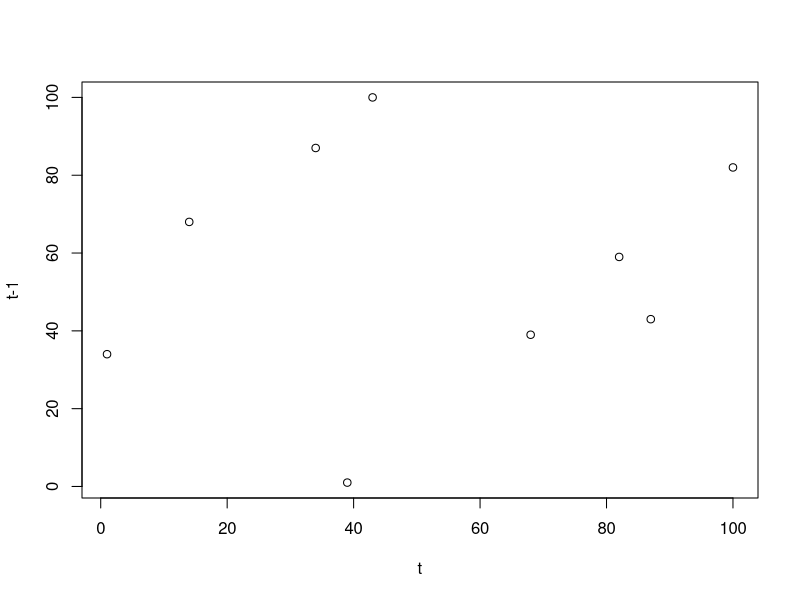
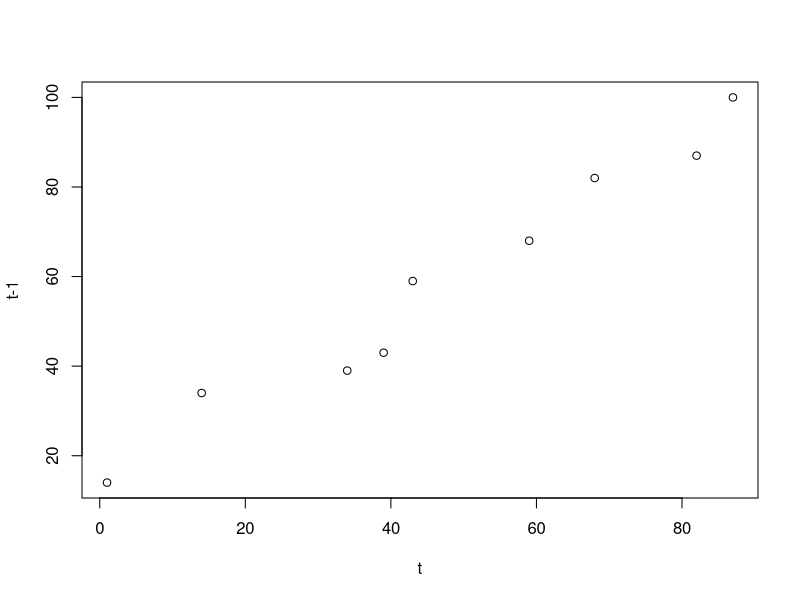
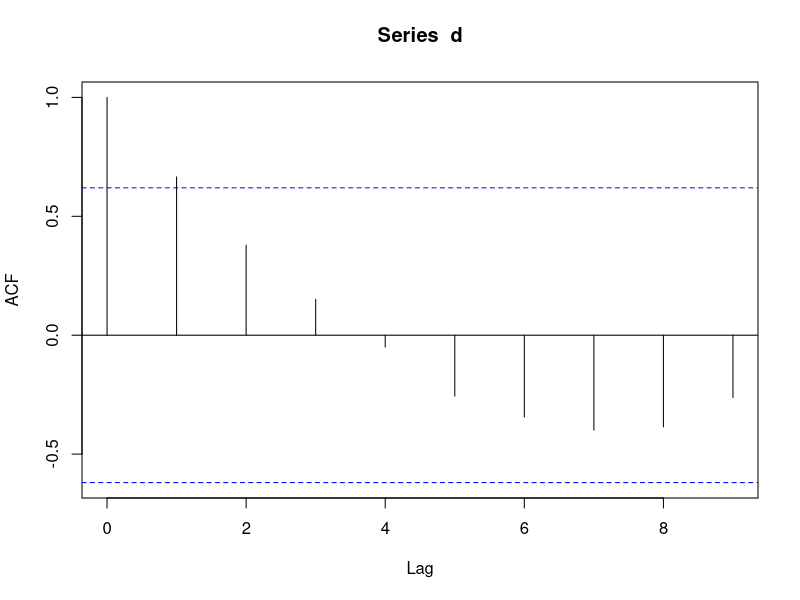
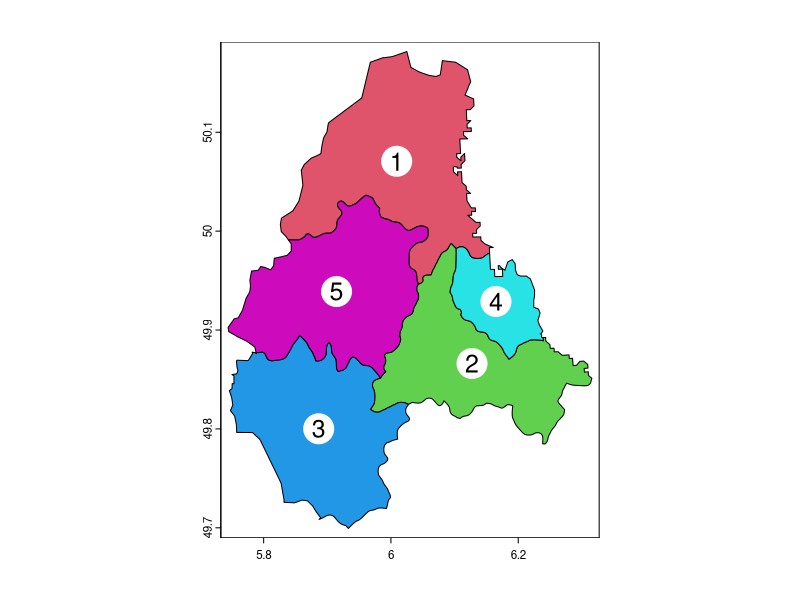
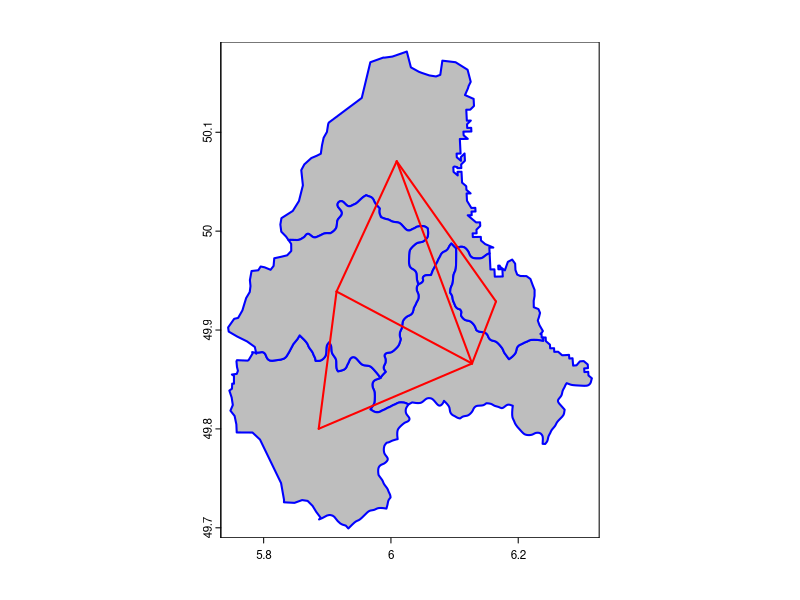
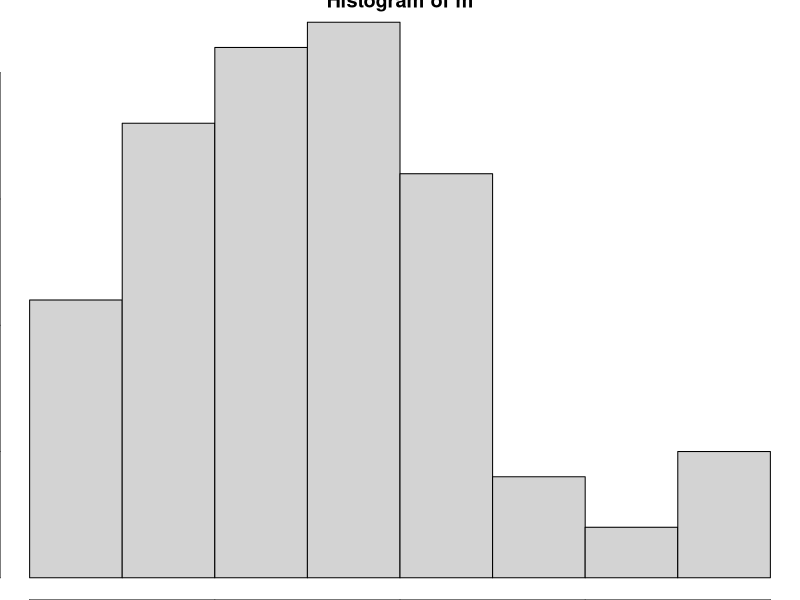
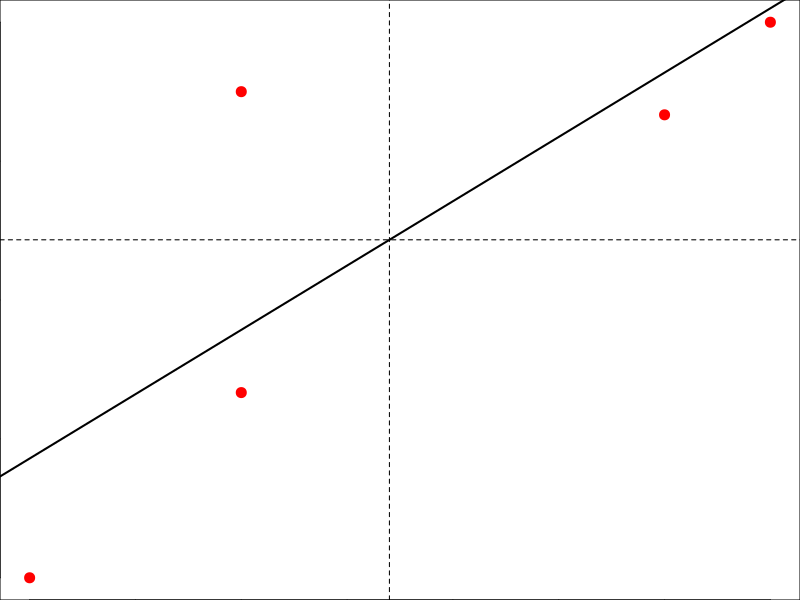

These charts were generated, in order, by the following R code:
## ---- chunk 1
set.seed(0)
d <- sample(100, 10)
d
## ---- chunk 2
a <- d[-length(d)]
b <- d[-1]
plot(a, b, xlab='t', ylab='t-1')
cor(a, b)
## ---- chunk 3
d <- sort(d)
d
a <- d[-length(d)]
b <- d[-1]
plot(a, b, xlab='t', ylab='t-1')
cor(a, b)
## ---- chunk 4
acf(d)
## ---- chunk 5
library(terra)
p <- vect(system.file("ex/lux.shp", package="terra"))
p <- p[p$NAME_1=="Diekirch", ]
p$value <- c(10, 6, 4, 11, 6) 
as.data.frame(p)
## ---- chunk 6
par(mai=c(0,0,0,0))
plot(p, col=2:7)
xy <- centroids(p)
points(xy, cex=6, pch=20, col='white')
text(p, 'ID_2', cex=1.5)
## ---- chunk 7
w <- adjacent(p, symmetrical=TRUE)
class(w)
head(w)
## ---- chunk 8
w
## ---- chunk 9
plot(p, col='gray', border='blue', lwd=2)
p1 <- xy[w[,1], ]
p2 <- xy[w[,2], ]
lines(p1, p2, col='red', lwd=2)
## ---- chunk 10
wm <- adjacent(p, pairs=FALSE)
wm
## ---- chunk 11
n <- length(p)
## ---- chunk 12
y <- p$value
ybar <- mean(y)
## ---- chunk 13
dy <- y - ybar
g <- expand.grid(dy, dy)
yiyj <- g[,1] * g[,2]
## ---- chunk 14
yi <- rep(dy, each=n)
yj <- rep(dy)
yiyj <- yi * yj
## ---- chunk 15
pm <- matrix(yiyj, ncol=n)
## ---- chunk 16
pmw <- pm * wm
pmw
## ---- chunk 17
spmw <- sum(pmw) 
spmw
## ---- chunk 18
smw <- sum(wm)
sw  <- spmw / smw
## ---- chunk 19
vr <- n / sum(dy^2)
## ---- chunk 20
MI <- vr * sw
MI
## ---- chunk 21
EI <- -1/(n-1)
EI
## ---- chunk 22
ww <-  adjacent(p, "queen", pairs=FALSE)
ww
## ---- chunk 23
ac <- autocor(p$value, ww, "moran")
ac
## ---- chunk 24
m <- sapply(1:99, function(i) {
	autocor(sample(p$value), ww, "moran")
})
hist(m)
pval <- sum(m >= ac) / 100
pval
## ---- chunk 25
n <- length(p)
ms <- cbind(id=rep(1:n, each=n), y=rep(y, each=n), value=as.vector(wm * y))
## ---- chunk 26
ms <- ms[ms[,3] > 0, ]
## ---- chunk 27
ams <- aggregate(ms[,2:3], list(ms[,1]), FUN=mean)
ams <- ams[,-1]
colnames(ams) <- c('y', 'spatially lagged y')
head(ams)
## ---- chunk 28
plot(ams, pch=20, col="red", cex=2)
reg <- lm(ams[,2] ~ ams[,1])
abline(reg, lwd=2)
abline(h=mean(ams[,2]), lt=2)
abline(v=ybar, lt=2)
## ---- chunk 29
coefficients(reg)[2]
